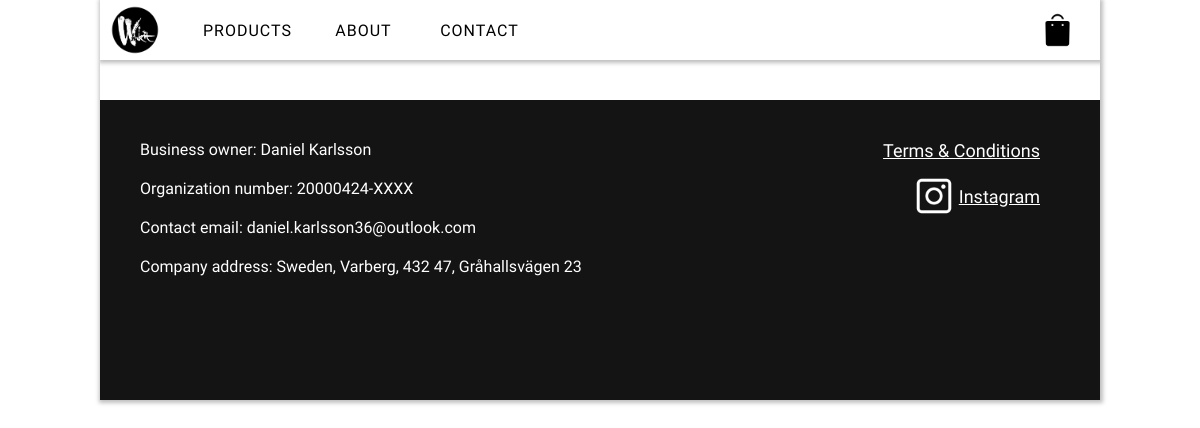
The page /about.php on the database as committed earlier.
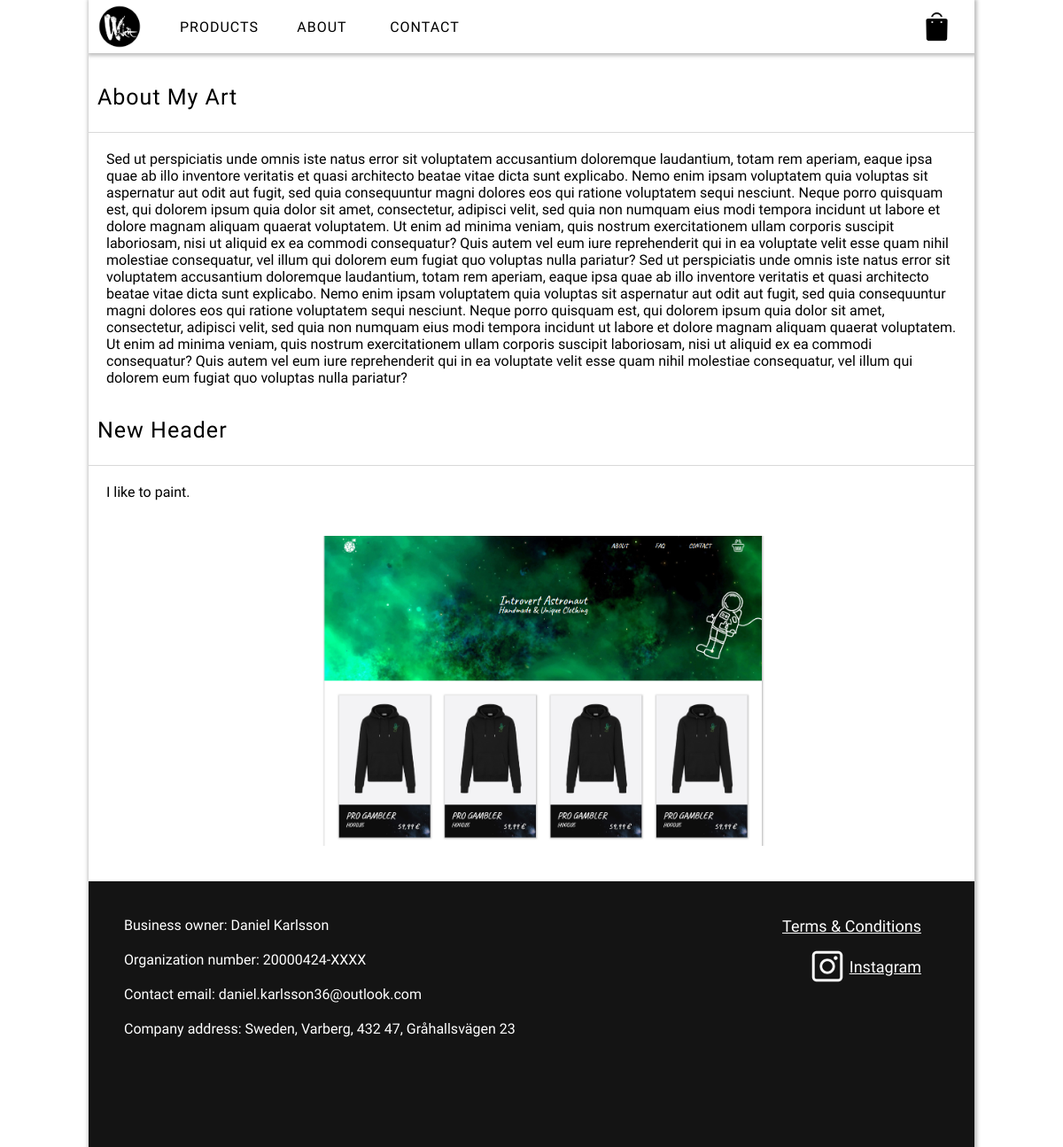
The same page on the database as committed later.
### tables this page shows
CREATE TABLE `about` (
  `id` int(11) NOT NULL,
  `info_block` text NOT NULL,
  `title` text NOT NULL,
  `live` int(5) NOT NULL,
  `order_of_info` int(5) NOT NULL,
  `image` text NOT NULL,
  `imageStyle` text NOT NULL
);

### classes/Config.php (called while the page is built)
<?php
    class Config{
        public static function get($path = null){
            if($path){
                $config = $GLOBALS['config'];
                $path = explode('/', $path);
                foreach($path as $bit){
                    if(isset($config[$bit])){
                        $config = $config[$bit];
                    }
                }
                return $config;
            }
            return false;
        }
    }
?>

### classes/DB.php (called while the page is built, shortened)
<?php
    class DB{
        private static $_instance = null;
        private $_pdo,
                $_query,
                $_error = false,
                $_results,
                $_count = 0;
        private function __construct(){
            try{
                $this->_pdo = new PDO('mysql:host='. Config::get("mysql/host") .';dbname='. Config::get("mysql/db").';charset=utf8',
                Config::get("mysql/username"), Config::get("mysql/password"));
            }
            catch(PDOException $e){
                die($e->getMessage());
            }
        }
        public static function getInstance(){
            if(!isset(self::$_instance)){
                self::$_instance = new DB();
            }
            return self::$_instance;
        }
        public function query($sql, $params = []){
            if($this->_query = $this->_pdo->prepare($sql)){
                if($this->_query->execute()){
                    $this->_results = $this->_query->fetchAll(PDO::FETCH_OBJ);
                } else{
                    $this->_error = true;
                }
            }
            return $this;
        }
        protected function _read($table, $params = []){
            $conditionString = '';
            $bind = [];
            $order = '';
            $limit = '';
            if(isset($params['conditions'])){
                if(is_array($params['conditions'])){
                    foreach($params['conditions'] as $condition){
                        $conditionString .= ' ' .  $condition . ' AND';
                    }
                    $conditionString = trim($conditionString);
                    $conditionString = rtrim($conditionString, ' AND');
                } else{
                    $conditionString = $params['conditions'];
                }
                if($conditionString != ''){
                    $conditionString = ' WHERE ' . $conditionString;
                }
            }
            if(array_key_exists('order', $params)){
                $order = ' ORDER BY ' . $params['order'];
            }
        $sql = "SELECT * FROM {$table}{$conditionString}{$order}{$limit}";
        if(!$this->query($sql, $bind)->results()){
            return false;
        }
        return true;
        }
        public function find($table, $params = []){
            if($this->_read($table, $params)){
                return $this->results();
            }
            return false;
        }
        public function results(){
            return $this->_results;
        }
    }
?>

### about.php (the view, shortened to what the changed rows need)
<html>
    <head>
        <?php
            require_once("classes/DB.php");
            require_once("classes/Config.php");
            include("includes/head.php");
        ?>
        <link rel="stylesheet" href="./public/style/about-page.css">
    </head>
<body>
    <div class="content">
        <div class="center-content" id="center-content">
                    <div class="about-page-content">
                    <?php
                         $aboutHeaders = DB::getInstance()->find('about', [
                            'order' => 'order_of_info'
                        ]);
                        foreach($aboutHeaders as $aboutHeader):
                            if($aboutHeader->live == 1):
                            $paragraphArray = json_decode($aboutHeader->info_block);
                            $aboutImage = $aboutHeader->image;
                            $showcaseImage = explode("../", $aboutImage)[1];
                            if(empty($aboutHeader->image)):
                     ?>
                        <div class="about-content-header">
                            <p class="about-header-text"><?= $aboutHeader->title; ?></p>
                        </div>
                         <div class="about-paragraph-content">
                            <?php
                                foreach($paragraphArray as $paragraph):
                            ?>
                                <div class="about-paragraph"><?= $paragraph; ?></div>
                            <?php
                                endforeach;
                            ?>
                        </div>
                        <?php
                            else:
                        ?>
                        <div class="about-page-image" style="background-image: url('<?= $showcaseImage; ?>');"></div>
                    <?php
                            endif;
                        endif;
                        endforeach;
                    ?>
                 </div>
                 <?php include_once('includes/footer.php'); ?>
        </div>
    </div>
    </body>
    </html>

Rows that differ between the two databases and show on the page:
added about: title "About My Art", info_block "Sed ut perspiciatis unde omnis iste natus error sit voluptatem accusantium doloremque laudantium, totam rem aperiam, eaque ipsa quae ab illo inventore veritatis et quasi architecto beatae vitae dicta sunt explicabo. Nemo enim ipsam voluptatem quia voluptas sit aspernatur aut odit aut fugit, sed quia consequuntur magni dolores eos qui ratione voluptatem sequi nesciunt. Neque porro quisquam est, qui dolorem ipsum quia dolor sit amet, consectetur, adipisci velit, sed quia non numquam eius modi tempora incidunt ut labore et dolore magnam aliquam quaerat voluptatem. Ut enim ad minima veniam, quis nostrum exercitationem ullam corporis suscipit laboriosam, nisi ut aliquid ex ea commodi…"
added about: title "New Header", info_block "I like to paint."
added about: image (picture)
